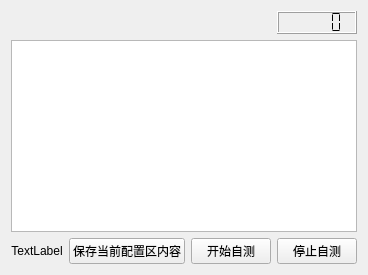
       <widget class="QWidget" name="tab_9">
        <attribute name="title">
         <string>🧪自测流程</string>
        </attribute>
        <layout class="QGridLayout" name="gridLayout_8">
         <item row="0" column="3">
          <widget class="QLCDNumber" name="test_time">
           <property name="smallDecimalPoint">
            <bool>false</bool>
           </property>
           <property name="segmentStyle">
            <enum>QLCDNumber::Flat</enum>
           </property>
          </widget>
         </item>
         <item row="2" column="0">
          <layout class="QHBoxLayout" name="horizontalLayout_12">
           <property name="topMargin">
            <number>0</number>
           </property>
           <item>
            <widget class="QLabel" name="test_result">
             <property name="text">
              <string>TextLabel</string>
             </property>
             <property name="alignment">
              <set>Qt::AlignCenter</set>
             </property>
            </widget>
           </item>
          </layout>
         </item>
         <item row="2" column="1">
          <widget class="QPushButton" name="save_config">
           <property name="text">
            <string>保存当前配置区内容</string>
           </property>
          </widget>
         </item>
         <item row="2" column="2">
          <widget class="QPushButton" name="pushButton_40">
           <property name="text">
            <string>开始自测</string>
           </property>
          </widget>
         </item>
         <item row="2" column="3">
          <widget class="QPushButton" name="pushButton_41">
           <property name="text">
            <string>停止自测</string>
           </property>
          </widget>
         </item>
         <item row="1" column="0" colspan="4">
          <widget class="QTableWidget" name="testResultTable"/>
         </item>
        </layout>
       </widget>
